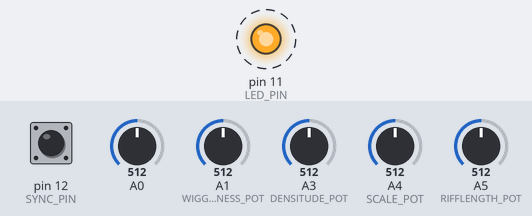
Recording of a sketch running on a simulated Arduino Uno, built with avr-gcc and run on an emulated ATmega328P. Parts: output pins drawn as LEDs (lit = HIGH). Dashed ring = blinking. The inputs (shaded band) are chosen by the test bench; at power-on: A0 = 512, pin 12 (SYNC_PIN) HIGH, A1 (WIGGLENESS_POT) = 512, A3 (DENSITUDE_POT) = 512, A4 (SCALE_POT) = 512, A5 (RIFFLENGTH_POT) = 512. What the sketch prints to the serial monitor is not drawn.

Above: at 0.89 s.
1.3 s: A0 set to 100
At 2.8 s:
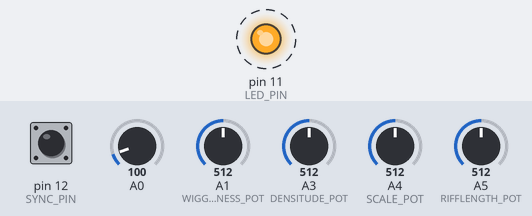
4.8 s: pin 12 (SYNC_PIN) pulled LOW for 0.15 s
8.3 s: A0 set to 716
At 8.59 s:
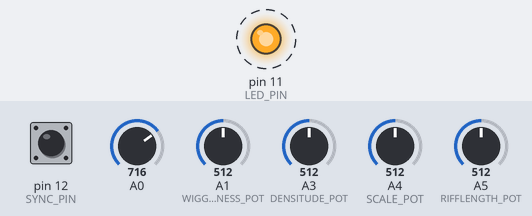
11.8 s: pin 12 (SYNC_PIN) pulsed LOW 2 times (0.12 s each, 0.3 s apart)
Timing chart, 0 to 16.3 s (numbered marks = the images above; inputs shaded):
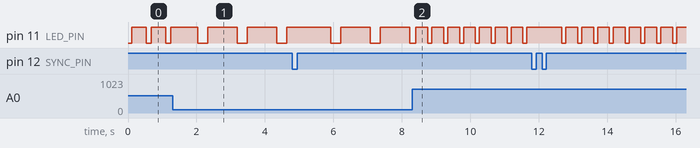

The sketch:

bassomatix.ino
```cpp
#include <AltSoftSerial.h>


/*
Bass-O-Matx mk I
https://github.com/jonnosan/bassomatix/blob/master/README.md


Circuit is set up as:

D8: MIDI RX
D9: MIDI TX
D10 (switch) : hold current riff
D11 (LED) : beat clock
D12 (sitch) : sync: external MIDI or internal
A0 (10K pot) : tempo (when running internal clock)
A3 (10K pot) : densitude (low = more silence)
A1 (10K pot) : wiggleness (high = more variation in selected notes)
A4 (5 notch voltage divider) : Scale (TBD...)

A5 (5 notch voltage divider) : :Pattern Type


 */

AltSoftSerial midiSerial;

#define LED_PIN 11
#define SYNC_EXT 0
#define SYNC_INT 1
#define SYNC_PIN 12
#define HOLD_RIFF_PIN 10

#define TEMPO_POT A0
#define DENSITUDE_POT A3
#define WIGGLENESS_POT A1
#define SCALE_POT A4
#define RIFFLENGTH_POT A5

#define STEPS_PER_BAR 16
#define MAX_STEPS_PER_RIFF (8*STEPS_PER_BAR)


void setup() {
  // initialize serial communications at 9600 bps:
  Serial.begin(9600);

  //  Set MIDI baud rate:
  midiSerial.begin(31250);

  pinMode(HOLD_RIFF_PIN, INPUT_PULLUP);  //hold riff
  pinMode(SYNC_PIN, INPUT_PULLUP);  //sync mode
  pinMode(LED_PIN, OUTPUT); //LED - beat clock
  digitalWrite(LED_PIN, HIGH);


}


byte riff[MAX_STEPS_PER_RIFF];
byte tick = 0;
byte  beat_in_bar = 0;
byte  beat_in_riff = 0;
byte bars_in_riff=4;
int  bar = 0;
byte last_note=0;

bool playing = false;

byte last_sync_mode = SYNC_EXT;
byte sync_mode;

#define BASS_CHANNEL 1


//called for each byte received on MIDI IN
//echo (almost) everything to OUT (aka 'soft THRU')
void process_midi_byte(byte b) {

  //don't echo MIDI clock
  if (b == 0XF8) {
    return;
  }

  if (b == 0XFA) { // MIDI song start
    start_playing();
    Serial.print("got START");
  }


  if (b == 0XFC) { // MIDI song stop
    stop_playing();
    Serial.print("got STOP");
  }

  midiSerial.write(b);
}


const byte SCALE[4][16] = {
  {0, 3, 5, 7, 10, 12, 15, 0, 3, 5, 17, 0, 19, 3, 22, 24}, //minor pentatonic
  {0, 4, 7, 7, 10, 12, 16, 0, 7, 5, 19, 0, 19, 7, 19, 24}, //major pentatonic
  {0, 0, 7, 7, 12, 12, 12, 0, 7, 12, 19, 0, 19, 7, 19, 24}, //fifths
  {0, 2, 3, 0, 2, 3, 0, 3, 3, 12, 14, 15, 12, 14, 15, 24}, //rolling blues riff
};


#define ROOT_NOTE 48
//#define CLICKS_PER_BAR (24*4)

byte read_scale_number() {
  int raw_scale_pot = map(analogRead(SCALE_POT), 0, 1023, 0, 255);
  if (raw_scale_pot > 220) {
    return 0;
  } else if (raw_scale_pot > 180) {
    return 1;
  } else if (raw_scale_pot > 110) {
    return 2;
  } else if (raw_scale_pot > 55) {
    return 3;
  } else  {
    return 0; //FIXME: this should be a user scale
  }
}

byte read_riff_length() {
  int raw_RIFFLENGTH_POT = map(analogRead(RIFFLENGTH_POT), 0, 1023, 0, 255);
  if (raw_RIFFLENGTH_POT > 220) {
    return 1;
  } else if (raw_RIFFLENGTH_POT > 180) {
    return 2;
  } else if (raw_RIFFLENGTH_POT > 110) {
    return 3;
  } else if (raw_RIFFLENGTH_POT > 55) {
    return 4;
  } else  {
    return 8; //FIXME: this should be a user scale
  }
}


byte read_densitude() {
  return map(analogRead(DENSITUDE_POT), 0, 1023, 0, 15);
}
byte read_wiggleness() {
  return map(analogRead(WIGGLENESS_POT), 0, 1023, 1, 15);
}


void generate_riff() {


  byte dens=read_densitude();
  byte wiggle=read_wiggleness();
  byte scale=read_scale_number();
  byte i = dens%4;
  bars_in_riff=read_riff_length();
 int steps_in_riff=bars_in_riff*STEPS_PER_BAR;

  Serial.print("BAR: ");
  Serial.print( bar);
  Serial.print(" OF ");
  Serial.print( bars_in_riff);


  byte pulses=bars_in_riff*(1+(dens>>1));

  for (i = 0; i < (MAX_STEPS_PER_RIFF); i++) {
    riff[i] = 0;
  }

  i = 0;

  byte pauses  = steps_in_riff - pulses;
  if (pulses >= 0) {
    int per_pulse = (pauses / pulses);
    int remainder = pauses % pulses;

    for (byte pulse = 0; pulse < pulses; pulse++) {
      riff[i % steps_in_riff] = ROOT_NOTE+SCALE[scale][pulse%wiggle];
      i += 1;
      i += per_pulse;
      if (pulse < remainder) {
        i++;
      }
    }
  }


}
void start_playing() {
  Serial.println("start");


  playing = true;
  tick = 0;
  beat_in_bar = 0;
  beat_in_riff = 0;
  bar = 0;


  generate_riff() ;

}

void stop_playing() {
  Serial.println("stop");
  playing = false;

}


void do_one_tick() {
  midiSerial.write(0xF8);      //send MIDI CLOCK TICK
  if (tick%6 == 0) {
    tick = 0;

    if(last_note>0) {
      midiSerial.write(0x8F + BASS_CHANNEL); //'PLAY'
      midiSerial.write(last_note);
      midiSerial.write(byte(0));//velocity
    }


    if(riff[beat_in_riff]>0) {
      last_note=riff[beat_in_riff];
      midiSerial.write(0x8F + BASS_CHANNEL); //'PLAY'
      midiSerial.write(last_note);
      midiSerial.write(127);//velocity
    }

    beat_in_bar++;
    beat_in_riff++;

    if (beat_in_bar == STEPS_PER_BAR) {

      bar++;
      beat_in_bar = 0;
      generate_riff();
      if (bar>=bars_in_riff) {
        beat_in_riff=0;
        bar=0;
      }
    }
  };
  tick++;


}


void loop() {

  unsigned long loopStart;
  unsigned long delayUntil;
  loopStart = micros();

  byte bpm = map(analogRead(A0), 0, 1023, 40, 180);
  sync_mode = digitalRead(SYNC_PIN);

  digitalWrite(LED_PIN, beat_in_bar%4 == 0  ? LOW : HIGH); //set the LED to flash once per quarter note

  if (sync_mode != last_sync_mode) {
    delay(100); //to debounce
    if (sync_mode == SYNC_INT) {
      midiSerial.write(0xFA);      //changing from EXT to INT => START playing
      start_playing();

    } else {
      midiSerial.write(0xFC);      //changing from INT to EXT => STOP playing
      stop_playing();
    }
    last_sync_mode = sync_mode;
  }


  if (sync_mode == SYNC_INT) {

    delayUntil = loopStart + (60000000L / (24L * bpm));

    //burn cycles until we are ready for the next click
    for (; micros() < delayUntil;) {
      if (midiSerial.available()) {
        byte c = midiSerial.read();
        process_midi_byte(c);
      }
    }


  } else { //if we are in external sync mode, poll for a clock tick, or SYNC mode changes

    for (bool done = false; !done;) {
      if (midiSerial.available()) {
        byte c = midiSerial.read();
        if (c == 0xF8) {
          done = true;
        }
        process_midi_byte(c);
      }
      if (digitalRead(SYNC_PIN) == SYNC_INT) {
        done = true;
      }
    }
  }

  do_one_tick();


}
```

Measured:
- after the input at 1.3 s, pin 11 (LED_PIN): alternates HIGH for 0.87 s and LOW for 0.29 s, starting after 0.74 s
- after the input at 8.3 s, pin 11 (LED_PIN): alternates HIGH for 0.35 s and LOW for 0.12 s, starting after 0.11 s
- by itself, pin 11 (LED_PIN): alternates HIGH for 0.43 s and LOW for 0.14 s
